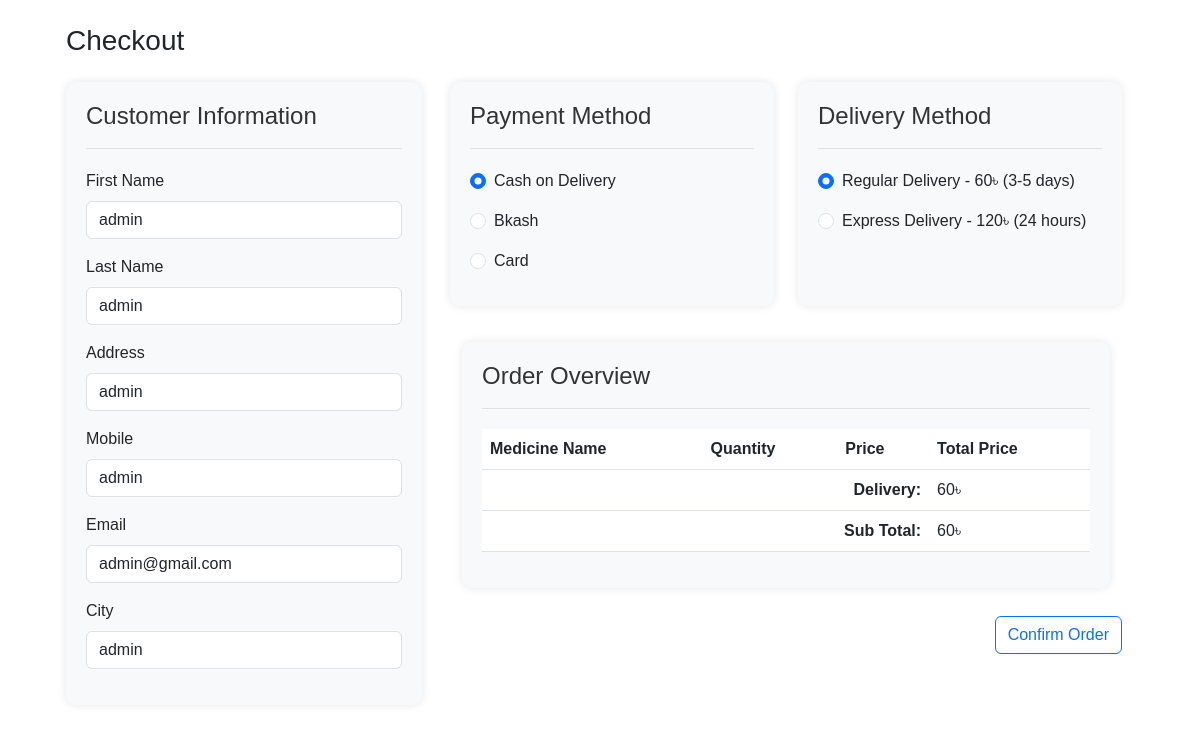
Before: /Payment/checkoutpage.php (signed in) with the older database file.
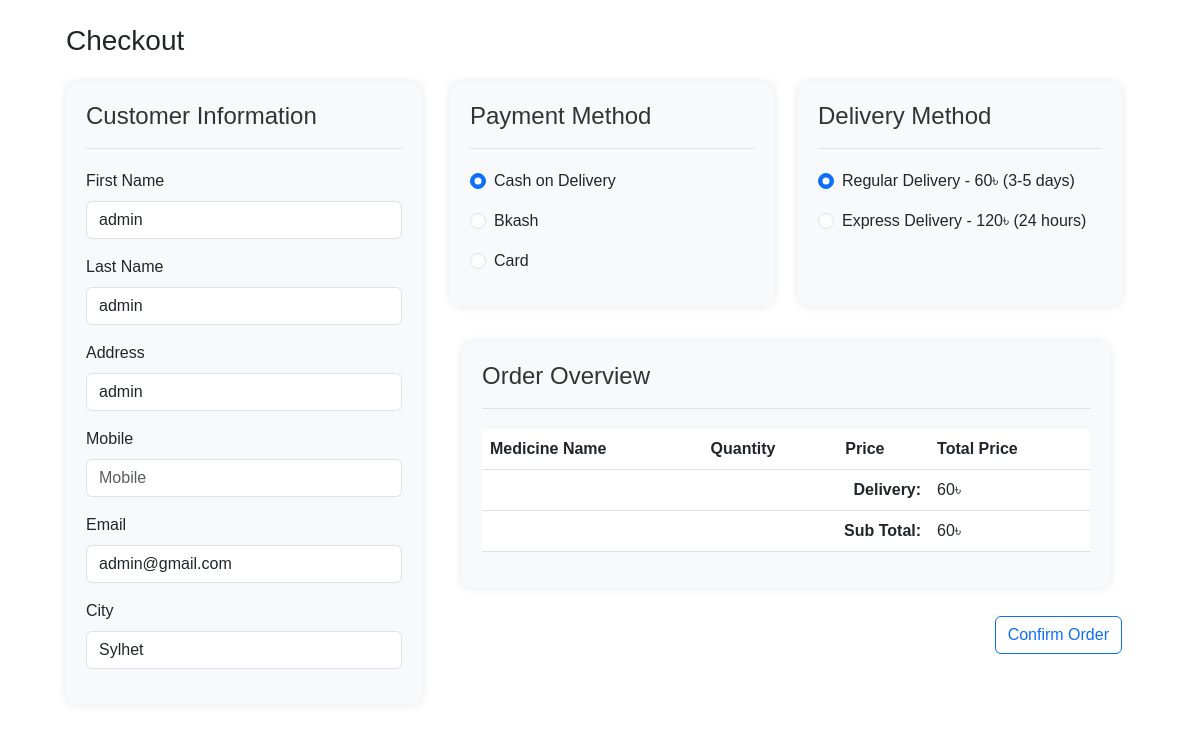
After: the same page with the newer database file.
### tables this page shows
CREATE TABLE `register` (
  `id` int(255) NOT NULL,
  `firstName` varchar(255) NOT NULL,
  `lastName` varchar(255) NOT NULL,
  `userName` varchar(255) NOT NULL,
  `email` varchar(255) NOT NULL,
  `pass` varchar(255) NOT NULL,
  `pNumber` varchar(255) NOT NULL,
  `dob` varchar(255) NOT NULL,
  `weight` varchar(255) NOT NULL,
  `height` varchar(255) NOT NULL,
  `sex` varchar(255) NOT NULL,
  `bloodGroup` varchar(255) NOT NULL,
  `address` varchar(255) NOT NULL,
  `city` varchar(255) NOT NULL,
  `verifytoken` varchar(255) NOT NULL,
  `verifystatus` int(255) NOT NULL DEFAULT 0 COMMENT '0 = No\r\n\r\n1 = Yes',
  `profilepic` varchar(255) NOT NULL DEFAULT '../ProfilePictures/Default.jpg'
);

### Database/sessionUserData.php (called while the page is built)
<?php
if (isset($_SESSION['userName'])) {
    $loggedInUser = mysqli_query($conn, "SELECT * FROM `register` WHERE userName = '{$_SESSION['userName']}' OR email = '{$_SESSION['userName']}'");
}
$row = mysqli_fetch_assoc($loggedInUser);
?>

### Payment/checkoutpage.php (the view, shortened to what the changed rows need)
<?php
include "../Database/connection.php";
include "../Database/sessionUserData.php";
?>
<!DOCTYPE html>
<html lang="en">
<head>
    <link href="https://cdn.jsdelivr.net/npm/bootstrap@5.3.0/dist/css/bootstrap.min.css" rel="stylesheet"
>
    <link rel="stylesheet" href="https://cdnjs.cloudflare.com/ajax/libs/font-awesome/6.5.1/css/all.min.css">
</head>
<body>
    <div class="container">
        <div class="p-4">
            <h1 class="fs-3 mb-4">Checkout</h1>
            <div class="d-flex">
                <div class="col-md-4 col-sm-12">
                    <div class="page-section" style="height: auto;">
                        <div class="section-head">
                            <h2>Customer Information</h2>
                        </div>
                        <form>
                            <div class="mb-3">
                                <label for="input-firstname" class="form-label">First Name</label>
                                <input type="text" class="form-control" value="<?php echo $row['firstName'] ?>"
                                    id="input-firstname" placeholder="First Name">
                            </div>
                            <div class="mb-3">
                                <label for="input-lastname" class="form-label">Last Name</label>
                                <input type="text" class="form-control" value="<?php echo $row['lastName'] ?>"
                                    id="input-lastname" placeholder="Last Name">
                            </div>
                            <div class="mb-3">
                                <label for="input-address" class="form-label">Address</label>
                                <input type="text" class="form-control" value="<?php echo $row['address'] ?>"
                                    id="input-address" placeholder="Address">
                            </div>
                            <div class="mb-3">
                                <label for="input-telephone" class="form-label">Mobile</label>
                                <input type="tel" class="form-control" value="<?php echo $row['pNumber'] ?>"
                                    id="input-telephone" placeholder="Mobile">
                            </div>
                            <div class="mb-3">
                                <label for="input-email" class="form-label">Email</label>
                                <input type="email" class="form-control" value="<?php echo $row['email'] ?>"
                                    id="input-email" placeholder="Email">
                            </div>
                            <div class="mb-3">
                                <label for="input-city" class="form-label">City</label>
                                <input type="text" class="form-control" value="<?php echo $row['city'] ?>"
                                    id="input-city" placeholder="City">
                            </div>
                        </form>
                    </div>
                </div>
                <div class="container ms-3">
                    <div class="row">
                        <div class="col-md-6">
                            <div class="page-section">
                                <div class="section-head">
                                    <h2>Payment Method</h2>
                                </div>
                            </div>
                        </div>
                        <div class="col-md-6">
                            <div class="page-section">
                                <div class="section-head">
                                    <h2>Delivery Method</h2>
                                </div>
                            </div>
                        </div>
                    </div>
                    <div class="container">
                        <div class="row mt-3">
                            <div class="col-md-12">
                                <div class="page-section" style="height: auto;">
                                    <div class="section-head">
                                        <h2>Order Overview</h2>
                                    </div>
                                    <table id="cartItemsTable" class="table">
                                        <thead>
                                            <tr>
                                                <th>Medicine Name</th>
                                                <th>Quantity</th>
                                                <th>Price</th>
                                                <th>Total Price</th>
                                            </tr>
                                        </thead>
                                    </table>
                                </div>
                            </div>
                        </div>
                    </div>
                </div>
            </div>
        </div>
    </div>
</body>
</html>

Changed rows visible on the page:
changed register "admin": city "admin" → "Sylhet"; pNumber "admin" → (not shown)
